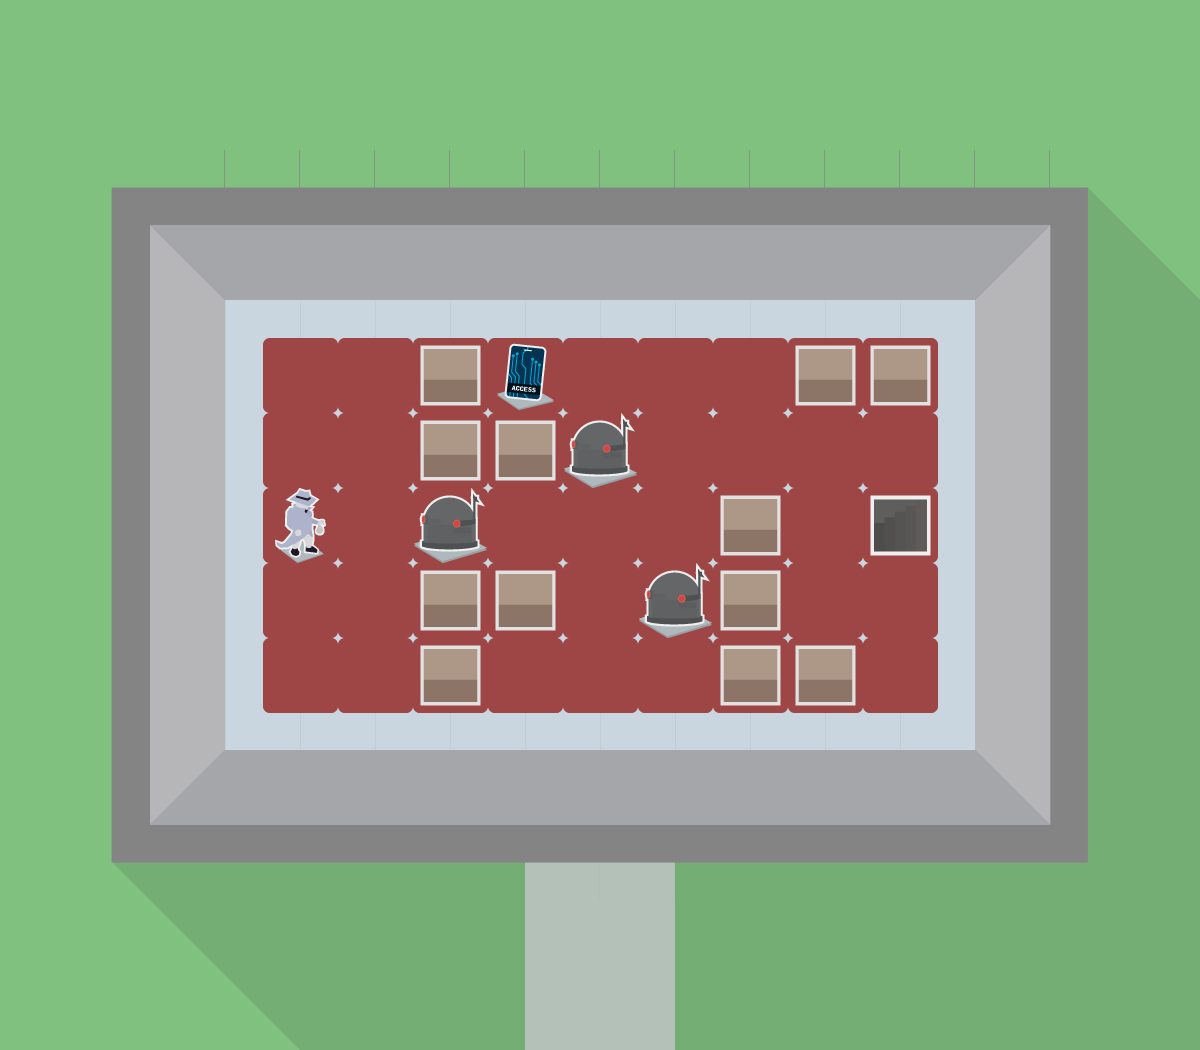

The image is a tile-based game level rendered from a .tmx file. Its description and complete source (layers, tilesets, objects, tile grids) follow:
An orthogonal 16x14 tile map with 75x75 px tiles, 3 tile layers (Board, Tiles, Assets), 4 tilesets.

<map version="1.0" tiledversion="1.1.4" orientation="orthogonal" renderorder="right-down" width="16" height="14" tilewidth="75" tileheight="75" infinite="0" nextobjectid="1">
 <tileset firstgid="1" name="hq_v2" tilewidth="75" tileheight="75" tilecount="56" columns="8">
  <image source="tilesets/hq_v2.png" width="600" height="525" />
 </tileset>
 <tileset firstgid="57" name="hq" tilewidth="38" tileheight="38" tilecount="100" columns="10">
  <image source="tilesets/hq.png" width="380" height="380" />
 </tileset>
 <tileset firstgid="157" name="tiles" tilewidth="75" tileheight="75" tilecount="12" columns="4">
  <image source="tiles.png" width="300" height="225" />
 </tileset>
 <tileset firstgid="169" name="warehouse_v2" tilewidth="75" tileheight="75" tilecount="42" columns="6">
  <image source="tilesets/warehouse_v2.png" width="450" height="525" />
 </tileset>
 <layer name="Board" width="16" height="14">
  <data encoding="csv">
1,1,1,1,1,1,1,1,1,1,1,1,1,1,1,1,
1,1,1,1,1,1,1,1,1,1,1,1,1,1,1,1,
1,175,176,176,176,176,176,176,176,176,176,176,176,176,179,1,
1,181,182,183,183,183,183,183,183,183,183,183,183,184,185,186,
1,181,188,189,189,189,189,189,189,189,189,189,189,190,185,210,
1,181,188,189,189,189,189,189,189,189,189,189,189,190,185,210,
1,181,188,189,189,189,189,189,189,189,189,189,189,190,185,210,
1,181,188,189,189,189,189,189,189,189,189,189,189,190,185,210,
1,181,188,189,189,189,189,189,189,189,189,189,189,190,185,210,
1,181,188,189,189,189,189,189,189,189,189,189,189,190,185,210,
1,181,194,195,195,195,195,195,195,195,195,195,195,196,185,210,
1,199,200,200,200,200,200,202,202,200,200,200,200,200,203,210,
1,1,206,210,210,210,210,54,54,210,210,210,210,210,210,210,
1,1,1,206,210,210,210,54,54,210,210,210,210,210,210,210
</data>
 </layer>
 <layer name="Tiles" width="16" height="14" offsetx="38" offsety="38">
  <data encoding="csv">
0,0,0,0,0,0,0,0,0,0,0,0,0,0,0,0,
0,0,0,0,0,0,0,0,0,0,0,0,0,0,0,0,
0,0,0,0,0,0,0,0,0,0,0,0,0,0,0,0,
0,0,0,0,0,0,0,0,0,0,0,0,0,0,0,0,
0,0,0,162,162,162,162,162,162,162,162,162,0,0,0,0,
0,0,0,162,162,162,162,162,162,162,162,162,0,0,0,0,
0,0,0,162,162,162,162,162,162,162,162,162,0,0,0,0,
0,0,0,162,162,162,162,162,162,162,162,162,0,0,0,0,
0,0,0,162,162,162,162,162,162,162,162,162,0,0,0,0,
0,0,0,0,0,0,0,0,0,0,0,0,0,0,0,0,
0,0,0,0,0,0,0,0,0,0,0,0,0,0,0,0,
0,0,0,0,0,0,0,0,0,0,0,0,0,0,0,0,
0,0,0,0,0,0,0,0,0,0,0,0,0,0,0,0,
0,0,0,0,0,0,0,0,0,0,0,0,0,0,0,0
</data>
 </layer>
 <layer name="Assets" width="16" height="14" offsetx="38" offsety="38">
  <data encoding="csv">
0,0,0,0,0,0,0,0,0,0,0,0,0,0,0,0,
0,0,0,0,0,0,0,0,0,0,0,0,0,0,0,0,
0,0,0,0,0,0,0,0,0,0,0,0,0,0,0,0,
0,0,0,0,0,0,0,0,0,0,0,0,0,0,0,0,
0,0,0,0,0,157,166,0,0,0,157,157,0,0,0,0,
0,0,0,0,0,157,157,163,0,0,0,0,0,0,0,0,
0,0,0,164,0,163,0,0,0,157,0,158,0,0,0,0,
0,0,0,0,0,157,157,0,163,157,0,0,0,0,0,0,
0,0,0,0,0,157,0,0,0,157,157,0,0,0,0,0,
0,0,0,0,0,0,0,0,0,0,0,0,0,0,0,0,
0,0,0,0,0,0,0,0,0,0,0,0,0,0,0,0,
0,0,0,0,0,0,0,0,0,0,0,0,0,0,0,0,
0,0,0,0,0,0,0,0,0,0,0,0,0,0,0,0,
0,0,0,0,0,0,0,0,0,0,0,0,0,0,0,0
</data>
 </layer>
</map>
